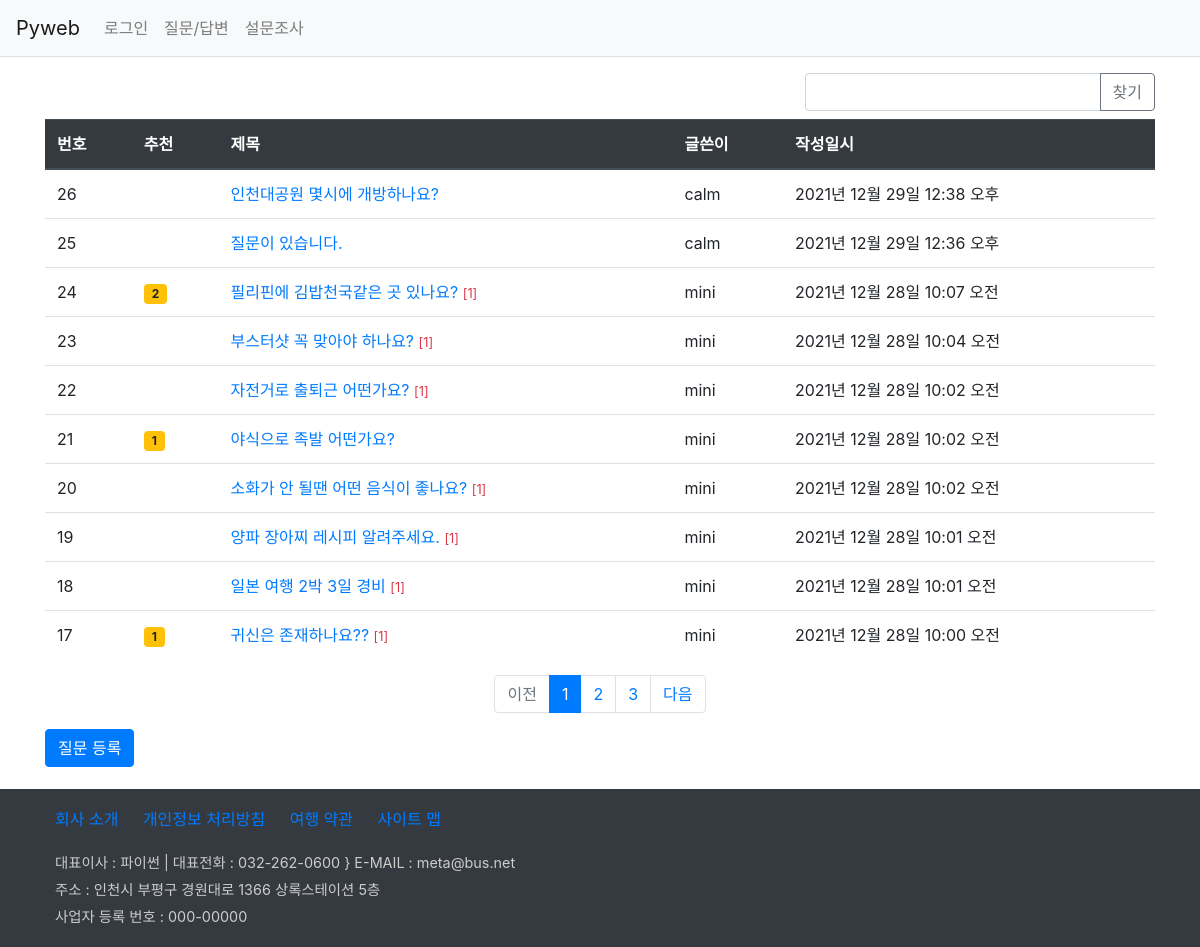
The page /board/boardlist/ on the database its author committed.
### board/models.py (models this page shows, shortened)
class Question(models.Model):
    author = models.ForeignKey(User, on_delete=models.CASCADE, related_name='author_question')
    subject = models.CharField(max_length=100)  #제목 칼럼
    content = models.TextField()                #질문 내용
    create_date = models.DateTimeField()        #질문 작성일
    modify_date = models.DateTimeField(null=True, blank=True)  #질문 수정일
    voter = models.ManyToManyField(User, related_name='voter_question')        #추천수

### board/views/base_views.py (the view, shortened to what this page needs)
# urls.py: path('boardlist/', base_views.boardlist, name='boardlist'),
def boardlist(request):
    page = request.GET.get('page', 1)  #127.0.0.1:8000/ 기본 1페이지임
    kw = request.GET.get('kw', '')  # 검색어 가져오기
    question_list = Question.objects.order_by('-create_date')#작성일 내림차순
    paginator = Paginator(question_list, 10) #페이지당 10개씩 설정
    page_obj = paginator.get_page(page)    #페이지 가져오기
    context = {'question_list':page_obj, 'page':page, 'kw':kw}
    return render(request, 'board/question_list.html', context)

### board/templatetags/board_filter.py (called while the page is built)
@register.filter
def sub(value, arg):   #기존값(value)에서 arg를 빼서 반환함
    return value - arg

### templates/board/question_list.html (shortened to what this page needs)
{% extends 'base.html' %}
{% load board_filter %}
{% block content %}
<div class="container my-3">
    <section>
        <div class="row justify-content-end mb-2">
            <div class="col-4 input-group">
                <input type="text" class="kw form-control" value="{{ kw|default_if_none:'' }}">
                <div class="input-group-append">
                <button type="button" id="btn_search"
                        class="btn btn-outline-secondary">찾기</button>
                </div>
            </div>
        </div>
        <table class="table">
            <thead class="thead-dark">
                <tr>
                    <th>번호</th><th>추천</th><th>제목</th><th>글쓴이</th><th>작성일시</th>
                </tr>
            </thead>
            <tbody>
                {% if question_list %}
                    {% for question in question_list  %}
                    <tr>
                        <td>{{ question_list.paginator.count|sub:question_list.start_index|sub:forloop.counter0|add:1 }}</td>
                        <td>
                            {% if question.voter.all.count > 0 %}
                            <span class="badge badge-warning px-2 py-1">
                                {{ question.voter.all.count }}
                            </span>
                            {% endif %}
                        </td>
                        <td>
                            <a href="{% url 'board:detail' question.id %}">
                                {{ question.subject }}
                            </a>
                            {% if question.answer_set.count > 0 %}
                              <span class="text-danger small">[{{ question.answer_set.count }}]</span>
                            {% endif %}
                        </td>
                        <td>{{ question.author }}</td>
                        <td>{{ question.create_date }}</td>
                    </tr>
                    {% endfor %}
                {% else %}
                <p>질문이 없습니다.</p>
                {% endif %}
            </tbody>
        </table>
        <ul class="pagination justify-content-center">
            {% if question_list.has_previous %}
            <li class="page-item">
                <a class="page-link" href="#"
                    data-page="{{ question_list.previous_page_number }}">이전</a>
            </li>
            {% else %}
            <li class="page-item disabled">
                <a class="page-link" href="#">이전</a>
            </li>
            {% endif %}
            {% for page_number in question_list.paginator.page_range %}
                {% if page_number == question_list.number %}
                <li class="page-item active">
                    <a class="page-link" href="#"
                       data-page="{{ page_number }}">{{ page_number }}</a>
                </li>
                {% else %}
                <li class="page-item">
                    <a class="page-link" href="#"
                       data-page="{{ page_number }}">{{ page_number }}</a>
                </li>
                {% endif %}
            {% endfor %}
            {% if question_list.has_next %}
            <li class="page-item">
                <a class="page-link" href="#"
                data-page="{{ question_list.next_page_number }}">다음</a>
            </li>
            {% else %}
            <li class="page-item disabled">
                <a class="page-link" href="#">다음</a>
            </li>
            {% endif %}
        </ul>
        <a class="btn btn-primary"
           href="{% url 'board:question_create' %}">질문 등록</a>
    </section>
</div>
{% endblock %}

### static/board/css/style.css (style rules this page uses)
section { height: 700px; }

### rows shown on the page
Question: paginator.count|sub "26", subject "인천대공원 몇시에 개방하나요?", author "calm", create_date "2021년 12월 29일 12:38 오후"
Question: paginator.count|sub "25", subject "질문이 있습니다.", author "calm", create_date "2021년 12월 29일 12:36 오후"
Question: paginator.count|sub "24", voter.all.count "2", subject "필리핀에 김밥천국같은 곳 있나요?", answer_set.count "1", author "mini", create_date "2021년 12월 28일 10:07 오전"
Question: paginator.count|sub "23", subject "부스터샷 꼭 맞아야 하나요?", answer_set.count "1", author "mini", create_date "2021년 12월 28일 10:04 오전"
Question: paginator.count|sub "22", subject "자전거로 출퇴근 어떤가요?", answer_set.count "1", author "mini", create_date "2021년 12월 28일 10:02 오전"
Question: paginator.count|sub "21", voter.all.count "1", subject "야식으로 족발 어떤가요?", author "mini", create_date "2021년 12월 28일 10:02 오전"
Question: paginator.count|sub "20", subject "소화가 안 될땐 어떤 음식이 좋나요?", answer_set.count "1", author "mini", create_date "2021년 12월 28일 10:02 오전"
Question: paginator.count|sub "19", subject "양파 장아찌 레시피 알려주세요.", answer_set.count "1", author "mini", create_date "2021년 12월 28일 10:01 오전"
Question: paginator.count|sub "18", subject "일본 여행 2박 3일 경비", answer_set.count "1", author "mini", create_date "2021년 12월 28일 10:01 오전"
Question: paginator.count|sub "17", voter.all.count "1", subject "귀신은 존재하나요??", answer_set.count "1", author "mini", create_date "2021년 12월 28일 10:00 오전"

### other values the page prints
{{ page_number }} "1"
{{ page_number }} "2" "3"
